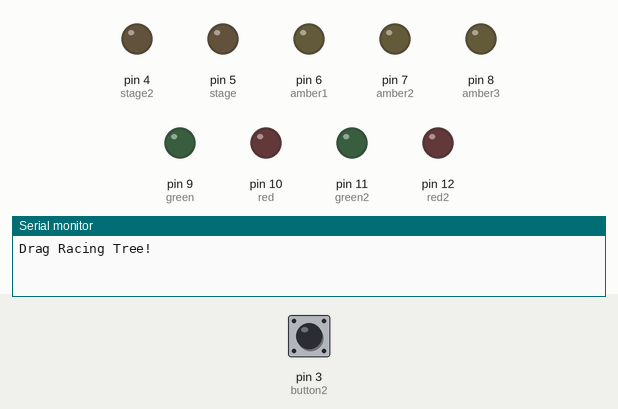
Recording of a sketch running on a simulated Arduino Uno, built with avr-gcc and run on an emulated ATmega328P. On the bench: output pins drawn as LEDs (lit = HIGH), the last lines printed to the serial monitor. The test bench sets the inputs (shaded band); at power-on: pin 3 (button2) LOW. Random numbers use the default seed unless the sketch sets one.

Above: at 1.2 s.
1.3 s: pin 3 (button2) pulled HIGH for 0.15 s
At 4.1 s:
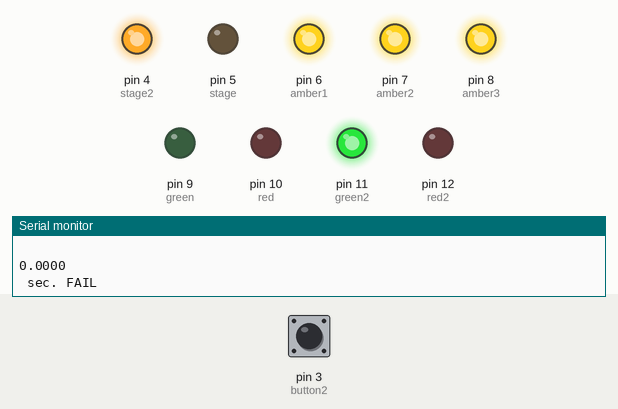
4.4 s: pin 3 (button2) pulled HIGH for 3.2 s
At 6.0 s:
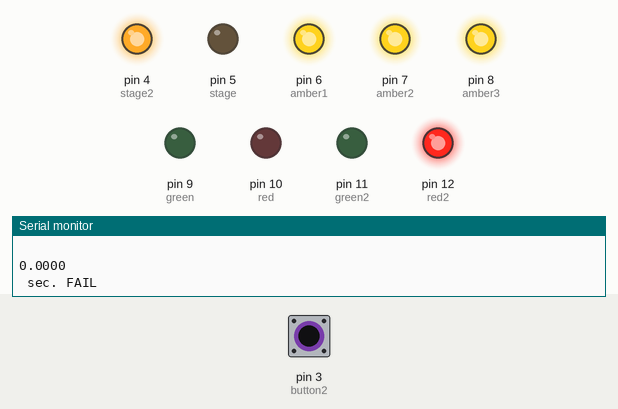
12.1 s: pin 3 (button2) driven LOW
13.6 s: pin 3 (button2) driven HIGH
At 14.6 s:
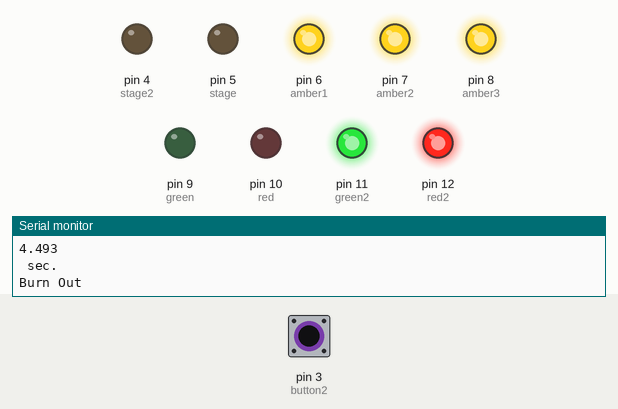
Timing chart, 0 to 17.6 s (numbered marks = the images above; inputs shaded):
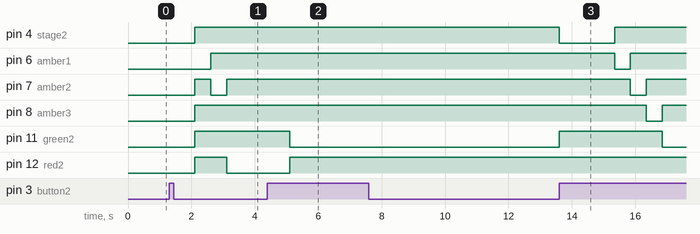

Measured:
- after the input at 1.3 s, pin 4 (stage2), pin 8 (amber3), pin 11 (green2): LOW → HIGH after 0.81 s; pin 6 (amber1): LOW → HIGH after 1.3 s; pin 7 (amber2): LOW → HIGH after 0.81 s, → LOW 0.50 s later, → HIGH 0.50 s later; pin 12 (red2): LOW → HIGH after 0.81 s, → LOW 1.0 s later
- after the input at 4.4 s, pin 11 (green2): HIGH → LOW after 0.71 s; pin 12 (red2): LOW → HIGH after 0.71 s
- after the input at 12.1 s, every drawn part: stays the same
- after the input at 13.6 s, pin 4 (stage2): HIGH → LOW at once, → HIGH 1.7 s later; pin 6 (amber1): HIGH → LOW after 1.7 s, → HIGH 0.50 s later; pin 7 (amber2): HIGH → LOW after 2.2 s, → HIGH 0.50 s later; pin 8 (amber3): HIGH → LOW after 2.7 s, → HIGH 0.50 s later; pin 11 (green2): LOW → HIGH at once, → LOW 3.2 s later

The sketch:

Test.ino
```cpp
// ARDUINO REACTION TIMER
// include the library code:


// declare button pin
const int button = 2;
const int button2 = 3;

// declare varible
double reaction = 0;
double reaction2 = 0;
unsigned long time = 0;

// declare output LED's
const int stage = 5;
const int amber1 = 6;
const int amber2 = 7;
const int amber3 = 8;
const int green = 9;
const int red = 10;
const int stage2 = 4;
const int green2 = 11;
const int red2 = 12;

// declare fuctions
void Start();


void setup()
{
  // set up the lcd's number of columns and rows:
  Serial.begin(9600);
  // Print a message to the lcd.
  Serial.println("Drag Racing Tree!");
  // button pin
  pinMode(button, INPUT);
  pinMode(button2, INPUT);
  // light pins
  pinMode(stage, OUTPUT);
  pinMode(amber1, OUTPUT);
  pinMode(amber2, OUTPUT);
  pinMode(amber3, OUTPUT);
  pinMode(green, OUTPUT);
  pinMode(red, OUTPUT);
  pinMode(stage2, OUTPUT);
  pinMode(green2, OUTPUT);
  pinMode(red2, OUTPUT);
}

void loop()
{

  if(digitalRead(button2)==HIGH)
  {
    Serial.println("Burn Out");
    digitalWrite(stage2, LOW);
    digitalWrite(amber1, HIGH);
    digitalWrite(amber2, HIGH);
    digitalWrite(amber3, HIGH);
    digitalWrite(green2, HIGH);
    digitalWrite(red2, HIGH);
  }


  if(digitalRead(button2)== HIGH)
    {
      delay(random(500,2000));
      Serial.println("               ");
      Start();
    }
}

void Start()
{
  digitalWrite(stage2, HIGH);
  digitalWrite(amber1, LOW);
  digitalWrite(amber2, HIGH);
  digitalWrite(amber3, HIGH);
  digitalWrite(green2, HIGH);
  digitalWrite(red2, HIGH);
  delay(500);
  digitalWrite(stage2, HIGH);
  digitalWrite(amber1, HIGH);
  digitalWrite(amber2, LOW);
  digitalWrite(amber3, HIGH);
  digitalWrite(green2, HIGH);
  digitalWrite(red2, HIGH);
  delay(500);
  digitalWrite(stage2, HIGH);
  digitalWrite(amber1, HIGH);
  digitalWrite(amber2, HIGH);
  digitalWrite(amber3, LOW); time = millis(); // start timing on the third amber
  digitalWrite(green2, HIGH);
  digitalWrite(red2, HIGH);

  // with while loop for the delay
  while( ((millis() - time)<499.9)&&(digitalRead(button2) == HIGH))
  {// purposly left blank // used for an active delay
  }
  if(digitalRead(button2) == LOW )
  {
    digitalWrite(stage2, HIGH);
    digitalWrite(amber1, HIGH);
    digitalWrite(amber2, HIGH);
    digitalWrite(amber3, HIGH);
    digitalWrite(green2, HIGH);
    digitalWrite(red2, LOW);
    reaction = ((millis() - time));
    reaction = reaction * .001;
    Serial.println(reaction,4);
    Serial.println(" sec. FAIL");
    delay(2000);
  }

  if(digitalRead(button2) == HIGH )
  {
    digitalWrite(stage2, HIGH);
    digitalWrite(amber1, HIGH);
    digitalWrite(amber2, HIGH);
    digitalWrite(amber3, HIGH);
    digitalWrite(green2, LOW);
    digitalWrite(red2, HIGH);
    while(digitalRead(button2) == HIGH )
    {
      if(digitalRead(button2) == LOW )
      {
      reaction = ((millis() - time));
      reaction = reaction * .001;
      Serial.println(reaction,3);
      Serial.println(" sec.");
      }
     }
    delay(5000);

  }
}
```
